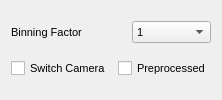
           <widget class="QWidget" name="tab">
            <attribute name="title">
             <string>LiveView</string>
            </attribute>
            <layout class="QVBoxLayout" name="verticalLayout_8">
             <item>
              <layout class="QHBoxLayout" name="horizontalLayout_8">
               <item>
                <widget class="QLabel" name="label_8">
                 <property name="sizePolicy">
                  <sizepolicy hsizetype="Fixed" vsizetype="Preferred">
                   <horstretch>0</horstretch>
                   <verstretch>0</verstretch>
                  </sizepolicy>
                 </property>
                 <property name="minimumSize">
                  <size>
                   <width>115</width>
                   <height>0</height>
                  </size>
                 </property>
                 <property name="font">
                  <font>
                   <pointsize>8</pointsize>
                  </font>
                 </property>
                 <property name="text">
                  <string>Binning Factor</string>
                 </property>
                </widget>
               </item>
               <item>
                <widget class="QComboBox" name="json_liveview_binning">
                 <property name="sizePolicy">
                  <sizepolicy hsizetype="Expanding" vsizetype="Fixed">
                   <horstretch>0</horstretch>
                   <verstretch>0</verstretch>
                  </sizepolicy>
                 </property>
                 <property name="font">
                  <font>
                   <pointsize>8</pointsize>
                  </font>
                 </property>
                 <item>
                  <property name="text">
                   <string>1</string>
                  </property>
                 </item>
                 <item>
                  <property name="text">
                   <string>2</string>
                  </property>
                 </item>
                 <item>
                  <property name="text">
                   <string>3</string>
                  </property>
                 </item>
                 <item>
                  <property name="text">
                   <string>4</string>
                  </property>
                 </item>
                 <item>
                  <property name="text">
                   <string>5</string>
                  </property>
                 </item>
                 <item>
                  <property name="text">
                   <string>6</string>
                  </property>
                 </item>
                 <item>
                  <property name="text">
                   <string>7</string>
                  </property>
                 </item>
                 <item>
                  <property name="text">
                   <string>8</string>
                  </property>
                 </item>
                </widget>
               </item>
              </layout>
             </item>
             <item>
              <layout class="QHBoxLayout" name="horizontalLayout_10">
               <item>
                <widget class="QCheckBox" name="json_liveview_switch_camera">
                 <property name="font">
                  <font>
                   <pointsize>8</pointsize>
                  </font>
                 </property>
                 <property name="text">
                  <string>Switch Camera</string>
                 </property>
                </widget>
               </item>
               <item>
                <widget class="QCheckBox" name="json_liveview_preprocessed">
                 <property name="font">
                  <font>
                   <pointsize>8</pointsize>
                  </font>
                 </property>
                 <property name="text">
                  <string>Preprocessed</string>
                 </property>
                </widget>
               </item>
              </layout>
             </item>
            </layout>
           </widget>
